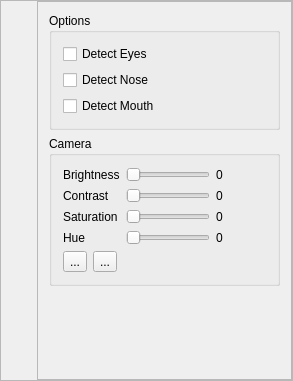
<?xml version="1.0" encoding="UTF-8"?>
<ui version="4.0">
 <class>CMainWindow</class>
 <widget class="QMainWindow" name="CMainWindow">
  <property name="geometry">
   <rect>
    <x>0</x>
    <y>0</y>
    <width>293</width>
    <height>381</height>
   </rect>
  </property>
  <property name="windowTitle">
   <string>CMainWindow</string>
  </property>
  <widget class="QWidget" name="centralWidget">
   <property name="sizePolicy">
    <sizepolicy hsizetype="Fixed" vsizetype="Fixed">
     <horstretch>0</horstretch>
     <verstretch>0</verstretch>
    </sizepolicy>
   </property>
   <layout class="QHBoxLayout" name="horizontalLayout_3">
    <property name="leftMargin">
     <number>0</number>
    </property>
    <property name="topMargin">
     <number>0</number>
    </property>
    <property name="rightMargin">
     <number>0</number>
    </property>
    <property name="bottomMargin">
     <number>0</number>
    </property>
    <item>
     <widget class="QFrame" name="main_frame">
      <property name="frameShape">
       <enum>QFrame::StyledPanel</enum>
      </property>
      <property name="frameShadow">
       <enum>QFrame::Raised</enum>
      </property>
      <layout class="QHBoxLayout" name="horizontalLayout_2">
       <property name="leftMargin">
        <number>0</number>
       </property>
       <property name="topMargin">
        <number>0</number>
       </property>
       <property name="rightMargin">
        <number>0</number>
       </property>
       <property name="bottomMargin">
        <number>0</number>
       </property>
       <item>
        <widget class="CQtOpenCVViewerGl" name="cameraWidget" native="true"/>
       </item>
       <item>
        <widget class="QFrame" name="frame">
         <property name="sizePolicy">
          <sizepolicy hsizetype="Fixed" vsizetype="Preferred">
           <horstretch>0</horstretch>
           <verstretch>0</verstretch>
          </sizepolicy>
         </property>
         <property name="frameShape">
          <enum>QFrame::StyledPanel</enum>
         </property>
         <property name="frameShadow">
          <enum>QFrame::Raised</enum>
         </property>
         <layout class="QVBoxLayout" name="verticalLayout_4">
          <item>
           <widget class="QGroupBox" name="groupBox">
            <property name="title">
             <string>Options</string>
            </property>
            <layout class="QVBoxLayout" name="verticalLayout">
             <item>
              <widget class="QCheckBox" name="checkBox_eyes">
               <property name="text">
                <string>Detect Eyes</string>
               </property>
              </widget>
             </item>
             <item>
              <widget class="QCheckBox" name="checkBox_nose">
               <property name="text">
                <string>Detect Nose</string>
               </property>
              </widget>
             </item>
             <item>
              <widget class="QCheckBox" name="checkBox_mouth">
               <property name="text">
                <string>Detect Mouth</string>
               </property>
              </widget>
             </item>
            </layout>
           </widget>
          </item>
          <item>
           <widget class="QGroupBox" name="groupBox_2">
            <property name="title">
             <string>Camera</string>
            </property>
            <layout class="QVBoxLayout" name="verticalLayout_3">
             <item>
              <layout class="QGridLayout" name="gridLayout">
               <item row="0" column="0">
                <widget class="QLabel" name="label">
                 <property name="text">
                  <string>Brightness</string>
                 </property>
                </widget>
               </item>
               <item row="1" column="1">
                <widget class="QSlider" name="sl_contrast">
                 <property name="orientation">
                  <enum>Qt::Horizontal</enum>
                 </property>
                </widget>
               </item>
               <item row="2" column="0">
                <widget class="QLabel" name="label_3">
                 <property name="text">
                  <string>Saturation</string>
                 </property>
                </widget>
               </item>
               <item row="0" column="1">
                <widget class="QSlider" name="sl_brightness">
                 <property name="orientation">
                  <enum>Qt::Horizontal</enum>
                 </property>
                </widget>
               </item>
               <item row="1" column="0">
                <widget class="QLabel" name="label_2">
                 <property name="text">
                  <string>Contrast</string>
                 </property>
                </widget>
               </item>
               <item row="2" column="1">
                <widget class="QSlider" name="sl_saturation">
                 <property name="orientation">
                  <enum>Qt::Horizontal</enum>
                 </property>
                </widget>
               </item>
               <item row="3" column="0">
                <widget class="QLabel" name="label_4">
                 <property name="text">
                  <string>Hue</string>
                 </property>
                </widget>
               </item>
               <item row="3" column="1">
                <widget class="QSlider" name="sl_hue">
                 <property name="orientation">
                  <enum>Qt::Horizontal</enum>
                 </property>
                </widget>
               </item>
               <item row="0" column="2">
                <widget class="QLabel" name="lbl_brightness">
                 <property name="minimumSize">
                  <size>
                   <width>50</width>
                   <height>0</height>
                  </size>
                 </property>
                 <property name="text">
                  <string>0</string>
                 </property>
                </widget>
               </item>
               <item row="1" column="2">
                <widget class="QLabel" name="lbl_contrast">
                 <property name="text">
                  <string>0</string>
                 </property>
                </widget>
               </item>
               <item row="2" column="2">
                <widget class="QLabel" name="lbl_saturation">
                 <property name="text">
                  <string>0</string>
                 </property>
                </widget>
               </item>
               <item row="3" column="2">
                <widget class="QLabel" name="lbl_hue">
                 <property name="text">
                  <string>0</string>
                 </property>
                </widget>
               </item>
              </layout>
             </item>
             <item>
              <layout class="QHBoxLayout" name="horizontalLayout">
               <item>
                <widget class="QToolButton" name="btn_start">
                 <property name="text">
                  <string>...</string>
                 </property>
                </widget>
               </item>
               <item>
                <widget class="QToolButton" name="btn_stop">
                 <property name="text">
                  <string>...</string>
                 </property>
                </widget>
               </item>
               <item>
                <spacer name="horizontalSpacer">
                 <property name="orientation">
                  <enum>Qt::Horizontal</enum>
                 </property>
                 <property name="sizeHint" stdset="0">
                  <size>
                   <width>40</width>
                   <height>20</height>
                  </size>
                 </property>
                </spacer>
               </item>
              </layout>
             </item>
            </layout>
           </widget>
          </item>
          <item>
           <spacer name="verticalSpacer">
            <property name="orientation">
             <enum>Qt::Vertical</enum>
            </property>
            <property name="sizeHint" stdset="0">
             <size>
              <width>20</width>
              <height>40</height>
             </size>
            </property>
           </spacer>
          </item>
         </layout>
        </widget>
       </item>
      </layout>
     </widget>
    </item>
   </layout>
  </widget>
  <action name="actionStart">
   <property name="text">
    <string>&amp;Start</string>
   </property>
  </action>
  <action name="actionStop">
   <property name="text">
    <string>S&amp;top</string>
   </property>
  </action>
  <action name="actionTest">
   <property name="text">
    <string>&amp;Test</string>
   </property>
  </action>
 </widget>
 <layoutdefault spacing="6" margin="11"/>
 <customwidgets>
  <customwidget>
   <class>CQtOpenCVViewerGl</class>
   <extends>QWidget</extends>
   <header>cqtopencvviewergl.h</header>
   <container>1</container>
  </customwidget>
 </customwidgets>
 <resources/>
 <connections/>
</ui>
